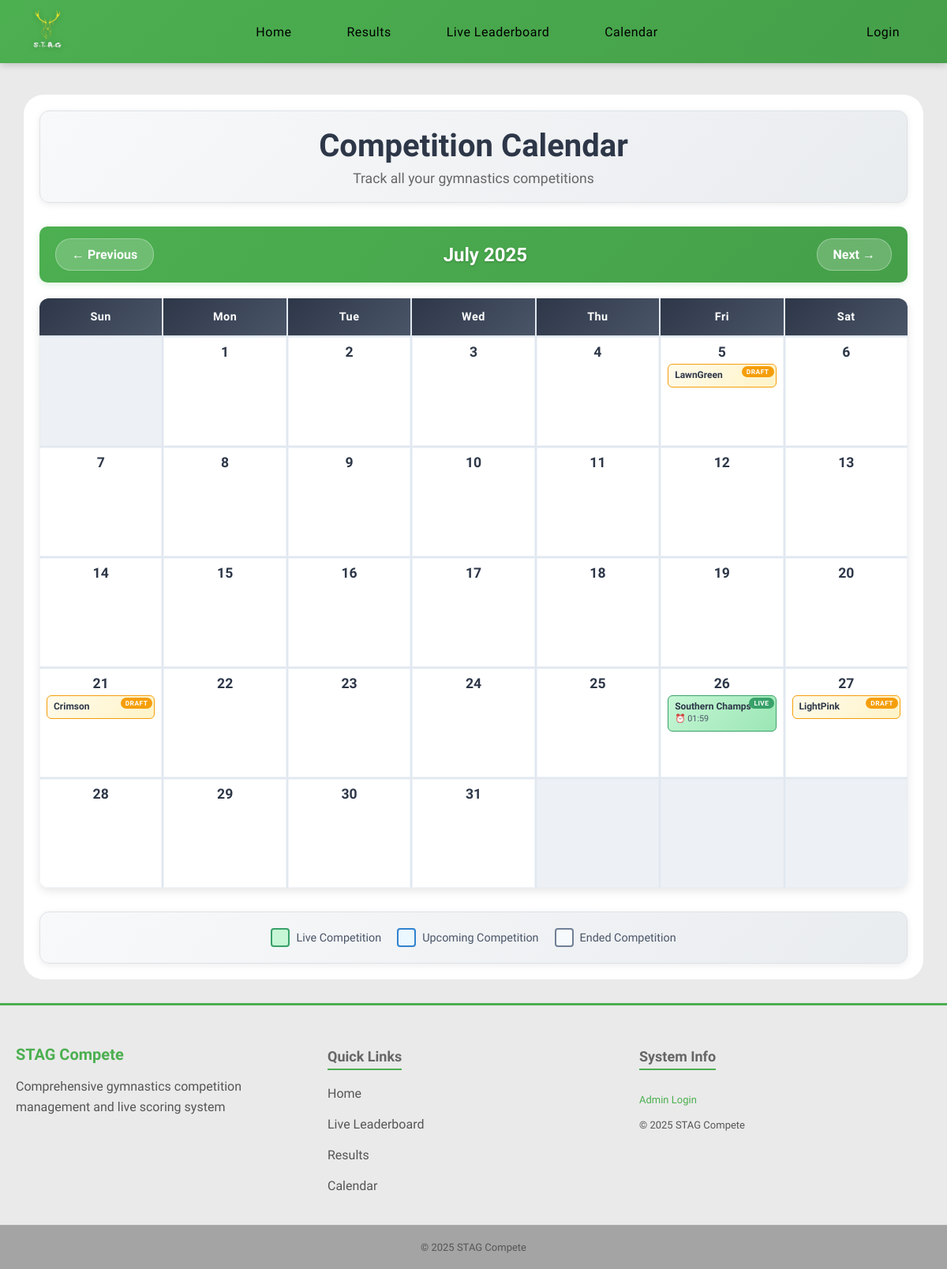
/calendar?year=2025&month=7, run on an earlier commit of the app's database.
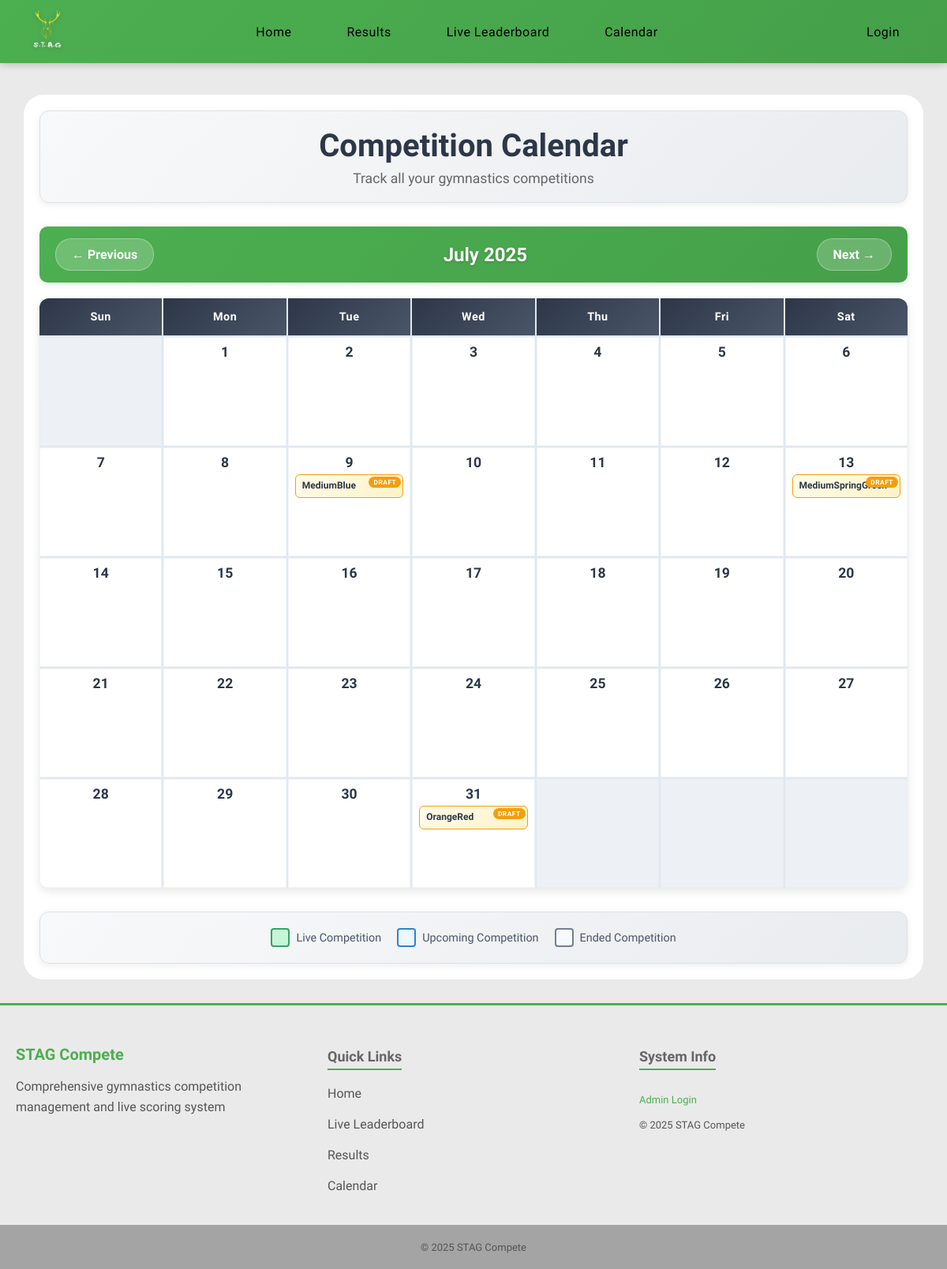
And on a later commit of the database.
### models.py (models this page shows)
class Competitions(db.Model):
    __tablename__ = 'competitions'
    id = db.Column(
        db.Integer, primary_key=True
    )
    season_id = db.Column(
        db.Integer, db.ForeignKey('seasons.id'), nullable=False
    )
    name = db.Column(
        db.String(50), nullable=False
    )
    address = db.Column(
        db.String(100), nullable=False
    )
    competition_date = db.Column(
        db.Date, nullable=True
    )
    status = db.Column(
        db.String(20), nullable=False, default='draft'
    )  # Options: 'draft', 'live', 'ended'
    started_at = db.Column(
        db.DateTime, nullable=True
    )
    ended_at = db.Column(
        db.DateTime, nullable=True
    )
    entries = db.relationship(
        'Entries', backref='competitions'
    )
    season = db.relationship(
        'Seasons', backref='competitions'
    )

### routes.py (the view)
@main.route('/calendar')
def calendar_view():
    year = request.args.get('year', datetime.now().year, type=int)
    month = request.args.get('month', datetime.now().month, type=int)
    if month > 12:
        month = 1
        year += 1
    elif month < 1:
        month = 12
        year -= 1
    cal = calendar.monthcalendar(year, month)
    month_name = calendar.month_name[month]
    start_date = datetime(year, month, 1).date()
    if month == 12:
        end_date = datetime(year + 1, 1, 1).date() - timedelta(days=1)
    else:
        end_date = datetime(year, month + 1, 1).date() - timedelta(days=1)
    competitions = models.Competitions.query.filter(
        models.Competitions.competition_date.between(start_date, end_date)
    ).all()
    competitions_by_date = {}
    for comp in competitions:
        if comp.competition_date:
            day = comp.competition_date.day
            if day not in competitions_by_date:
                competitions_by_date[day] = []
            competitions_by_date[day].append(comp)
    prev_month = month - 1 if month > 1 else 12
    prev_year = year if month > 1 else year - 1
    next_month = month + 1 if month < 12 else 1
    next_year = year if month < 12 else year + 1
    return render_template(
        'calendar.html',
        calendar_data=cal,
        month_name=month_name,
        year=year,
        month=month,
        competitions_by_date=competitions_by_date,
        prev_month=prev_month,
        prev_year=prev_year,
        next_month=next_month,
        next_year=next_year,
        today=datetime.now()
    )

### routes.py (called while the page is built)
@main.context_processor  # Ensures this is run before any other routes
def inject_user():
    return dict(
        logged_in='user_id' in session,
        user_roles=session.get('roles', []),
        is_admin='admin' in session.get('roles', []),
        is_judge='judges' in session.get('roles', []),
        user_id=session.get('user_id')
    )

### templates/calendar.html (shortened to what this page needs)
{% extends 'layout.html' %}
{% block content %}
<div class="content">
    <div class="container">
        <div class="header">
            <h1>Competition Calendar</h1>
            <p>Track all your gymnastics competitions</p>
        </div>
        <div class="calendar-nav">
            <a href="{{ url_for('main.calendar_view', year=prev_year, month=prev_month) }}" class="nav-btn">
                ← Previous
            </a>
            <div class="current-month">{{ month_name }} {{ year }}</div>
            <a href="{{ url_for('main.calendar_view', year=next_year, month=next_month) }}" class="nav-btn">
                Next →
            </a>
        </div>
        <div class="calendar-grid">
            <div class="calendar-header">Sun</div>
            <div class="calendar-header">Mon</div>
            <div class="calendar-header">Tue</div>
            <div class="calendar-header">Wed</div>
            <div class="calendar-header">Thu</div>
            <div class="calendar-header">Fri</div>
            <div class="calendar-header">Sat</div>
            {% for week in calendar_data %}
            {% for day in week %}
            {% if day == 0 %}
            <div class="calendar-day other-month"></div>
            {% else %}
            {% set is_today = (day == today.day and month == today.month and year == today.year) %}
            <div class="calendar-day {% if is_today %}today{% endif %}">
                <div class="day-number">{{ day }}</div>
                {% if day in competitions_by_date %}
                {% for competition in competitions_by_date[day] %}
                <div class="competition {{ competition.status }}"
                    onclick="showCompetitionModal('{{ competition.id }}')">
                    <div class="competition-title">{{ competition.name }}</div>
                    {% if competition.started_at %}
                    <div class="competition-time">
                        ⏰ {{ competition.started_at.strftime('%H:%M') }}
                    </div>
                    {% endif %}
                    <span class="status-badge status-{{ competition.status }}">{{ competition.status }}</span>
                </div>
                {% endfor %}
                {% endif %}
            </div>
            {% endif %}
            {% endfor %}
            {% endfor %}
        </div>
        <div class="legend">
            <div class="legend-item">
                <div class="legend-color" style="background: #c6f6d5; border-color: #38a169;"></div>
                <span>Live Competition</span>
            </div>
            <div class="legend-item">
                <div class="legend-color" style="background: #ebf8ff; border-color: #3182ce;"></div>
                <span>Upcoming Competition</span>
            </div>
            <div class="legend-item">
                <div class="legend-color" style="background: #f7fafc; border-color: #718096;"></div>
                <span>Ended Competition</span>
            </div>
        </div>
    </div>
</div>
{% endblock %}

What changed in the data, as far as the page shows it:
no longer on this page (row edited): Competitions: name "LawnGreen", status "DRAFT", shown under "5"
no longer on this page (row edited): Competitions: name "Crimson", status "DRAFT", shown under "21"
removed Competitions: name "Southern Champs", started_at "01:59", status "LIVE", shown under "26"
no longer on this page (row edited): Competitions: name "LightPink", status "DRAFT", shown under "27"
now on this page (row edited): Competitions: name "MediumBlue", status "DRAFT", shown under "9"
now on this page (row edited): Competitions: name "MediumSpringGreen", status "DRAFT", shown under "13"
now on this page (row edited): Competitions: name "OrangeRed", status "DRAFT", shown under "31"
